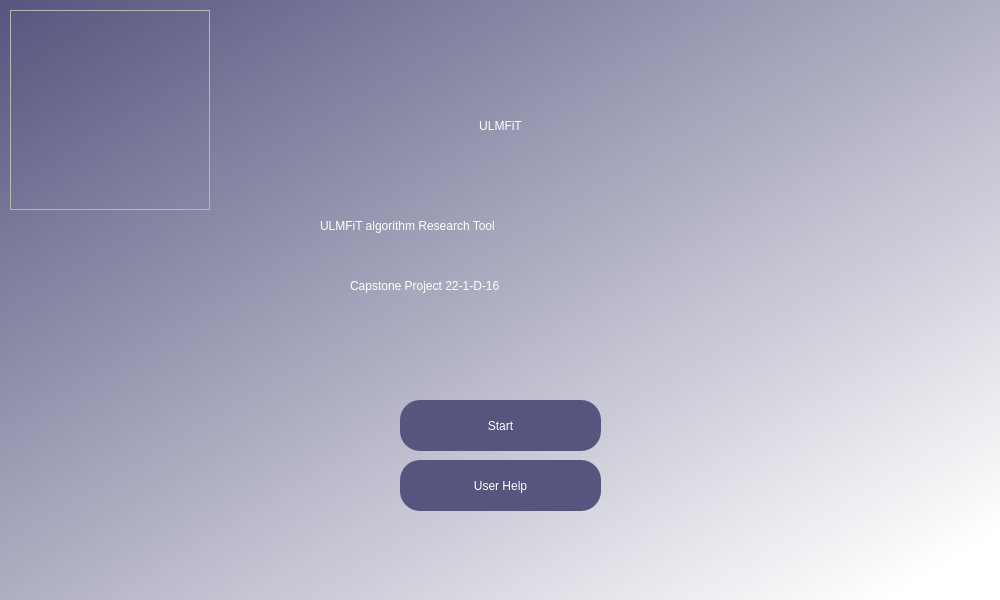
<?xml version="1.0" encoding="UTF-8"?>
<ui version="4.0">
 <class>Dialog</class>
 <widget class="QDialog" name="Dialog">
  <property name="geometry">
   <rect>
    <x>0</x>
    <y>0</y>
    <width>1000</width>
    <height>600</height>
   </rect>
  </property>
  <property name="windowTitle">
   <string>Dialog</string>
  </property>
  <widget class="QWidget" name="bgwidget" native="true">
   <property name="geometry">
    <rect>
     <x>0</x>
     <y>0</y>
     <width>1001</width>
     <height>601</height>
    </rect>
   </property>
   <property name="focusPolicy">
    <enum>Qt::NoFocus</enum>
   </property>
   <property name="styleSheet">
    <string notr="true">QWidget#bgwidget{
background-color:qlineargradient(spread:pad, x1:0, y1:0, x2:0.943, y2:0.9375, stop:0 rgba(85, 85, 127, 255), stop:1 rgba(255, 255, 255, 255))}</string>
   </property>
   <widget class="QLabel" name="label">
    <property name="geometry">
     <rect>
      <x>410</x>
      <y>90</y>
      <width>181</width>
      <height>71</height>
     </rect>
    </property>
    <property name="styleSheet">
     <string notr="true">font:36pt &quot;MS Shell Dlg 2&quot;;color:rgb(255, 255, 255)

</string>
    </property>
    <property name="text">
     <string>ULMFiT</string>
    </property>
    <property name="alignment">
     <set>Qt::AlignCenter</set>
    </property>
   </widget>
   <widget class="QLabel" name="label_2">
    <property name="geometry">
     <rect>
      <x>320</x>
      <y>210</y>
      <width>391</width>
      <height>31</height>
     </rect>
    </property>
    <property name="styleSheet">
     <string notr="true">font:20pt &quot;MS Shell Dlg 2&quot;;color:rgb(255, 255, 255)

</string>
    </property>
    <property name="text">
     <string>ULMFiT algorithm Research Tool</string>
    </property>
   </widget>
   <widget class="QLabel" name="label_3">
    <property name="geometry">
     <rect>
      <x>350</x>
      <y>270</y>
      <width>341</width>
      <height>31</height>
     </rect>
    </property>
    <property name="styleSheet">
     <string notr="true">font:20pt &quot;MS Shell Dlg 2&quot;;color:rgb(255, 255, 255)

</string>
    </property>
    <property name="text">
     <string>Capstone Project 22-1-D-16</string>
    </property>
   </widget>
   <widget class="QPushButton" name="start_button">
    <property name="geometry">
     <rect>
      <x>400</x>
      <y>400</y>
      <width>201</width>
      <height>51</height>
     </rect>
    </property>
    <property name="focusPolicy">
     <enum>Qt::ClickFocus</enum>
    </property>
    <property name="styleSheet">
     <string notr="true">QPushButton{
color: rgb(255, 255, 255);
font: 20pt &quot;MS Shell Dlg 2&quot;;
background-color: rgba(85, 85, 127, 255);
border-radius: 20px;}

QPushButton:hover{
color: rgb(255, 255, 255);
font: 20pt &quot;MS Shell Dlg 2&quot;;
background-color: rgb(85, 0, 255);
border-radius: 20px;}</string>
    </property>
    <property name="text">
     <string>Start</string>
    </property>
   </widget>
   <widget class="QLabel" name="label_4">
    <property name="geometry">
     <rect>
      <x>10</x>
      <y>10</y>
      <width>200</width>
      <height>200</height>
     </rect>
    </property>
    <property name="frameShape">
     <enum>QFrame::StyledPanel</enum>
    </property>
    <property name="text">
     <string/>
    </property>
    <property name="pixmap">
     <pixmap>../img/braude_logo.png</pixmap>
    </property>
    <property name="scaledContents">
     <bool>true</bool>
    </property>
   </widget>
   <widget class="QPushButton" name="user_help_button">
    <property name="geometry">
     <rect>
      <x>400</x>
      <y>460</y>
      <width>201</width>
      <height>51</height>
     </rect>
    </property>
    <property name="focusPolicy">
     <enum>Qt::ClickFocus</enum>
    </property>
    <property name="styleSheet">
     <string notr="true">QPushButton{
color: rgb(255, 255, 255);
font: 20pt &quot;MS Shell Dlg 2&quot;;
background-color: rgba(85, 85, 127, 255);
border-radius: 20px;}

QPushButton:hover{
color: rgb(255, 255, 255);
font: 20pt &quot;MS Shell Dlg 2&quot;;
background-color: rgb(85, 0, 255);
border-radius: 20px;}</string>
    </property>
    <property name="text">
     <string>User Help</string>
    </property>
   </widget>
  </widget>
 </widget>
 <resources/>
 <connections/>
</ui>
